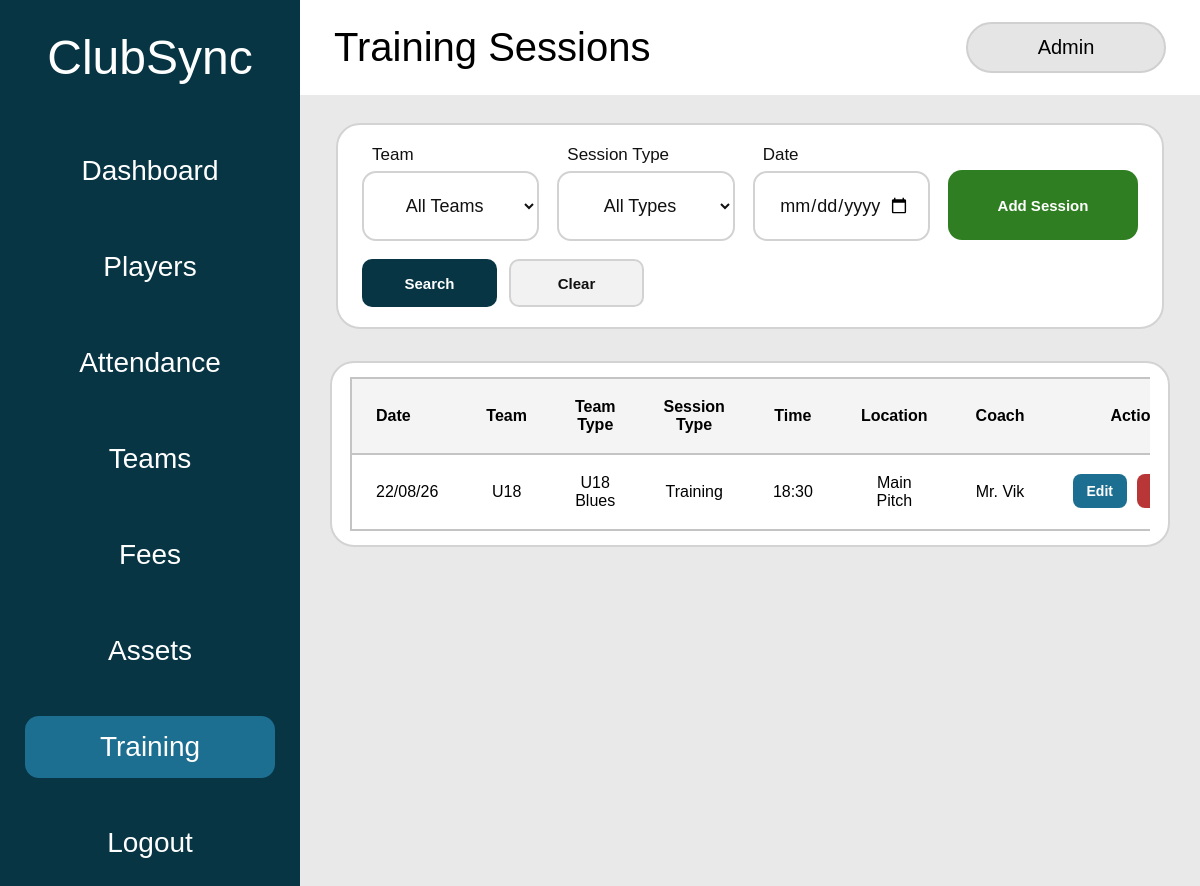
Page /training (signed in) on the committed database.
### tables this page shows
CREATE TABLE training_sessions (
        session_id INTEGER PRIMARY KEY AUTOINCREMENT,

        session_date TEXT NOT NULL,

        team TEXT NOT NULL,

        session_type TEXT NOT NULL
            CHECK (
                session_type IN (
                    'Training',
                    'Skills Session',
                    'Fitness',
                    'Tactical'
                )
            ),

        session_time TEXT NOT NULL,

        location TEXT NOT NULL,

        coach_name TEXT NOT NULL,

        created_by_user_id INTEGER,

        created_at TEXT NOT NULL
            DEFAULT CURRENT_TIMESTAMP,

        updated_at TEXT NOT NULL
            DEFAULT CURRENT_TIMESTAMP, team_type TEXT NOT NULL DEFAULT '',

        FOREIGN KEY (created_by_user_id)
            REFERENCES users(user_id)
            ON DELETE SET NULL
    );

### app.py (the view)
@app.route("/training")
def training():
    if "role" not in session:
        return redirect(url_for("login"))
    if session["role"] == "Viewer":
        return redirect(url_for("viewer"))
    selected_team = request.args.get(
        "team",
        ""
    ).strip()
    allowed_teams = {
        "",
        "U10",
        "U12",
        "U14",
        "U16",
        "U18",
        "Senior"
    }
    if selected_team not in allowed_teams:
        selected_team = ""
    selected_session_type = request.args.get(
        "session_type",
        ""
    ).strip()
    selected_date = request.args.get(
        "training_date",
        ""
    ).strip()
    allowed_session_types = {
        "",
        "Training",
        "Skills Session",
        "Fitness",
        "Tactical"
    }
    if selected_session_type not in allowed_session_types:
        selected_session_type = ""
    if selected_date:
        try:
            date.fromisoformat(selected_date)
        except ValueError:
            selected_date = ""
    connection = get_database_connection()
    ensure_training_table(connection)
    query = """
        SELECT *
        FROM training_sessions
        WHERE 1 = 1
    """
    parameters = []
    if selected_team:
        query += """
            AND team = ?
        """
        parameters.append(selected_team)
    if selected_session_type:
        query += """
            AND session_type = ?
        """
        parameters.append(selected_session_type)
    if selected_date:
        query += """
            AND session_date = ?
        """
        parameters.append(selected_date)
    query += """
        ORDER BY
            session_date ASC,
            session_time ASC,
            team ASC
    """
    training_records = connection.execute(
        query,
        parameters
    ).fetchall()
    team_records = connection.execute("""
        SELECT DISTINCT team
        FROM players
        WHERE team IS NOT NULL
          AND TRIM(team) != ''
          AND registration_status = 'Active'
        ORDER BY team
    """).fetchall()
    connection.close()
    return render_template(
        "training.html",
        training_sessions=training_records,
        teams=team_records,
        selected_team=selected_team,
        selected_session_type=selected_session_type,
        selected_date=selected_date,
        saved=request.args.get("saved") == "1"
    )

### app.py (called while the page is built)
def get_database_connection():
    connection = sqlite3.connect("clubsync.db")
    connection.row_factory = sqlite3.Row
    connection.execute("PRAGMA foreign_keys = ON")
    return connection

### templates/training.html (shortened to what this page needs)
<!DOCTYPE html>
<html lang="en">
<head>
    <link
        rel="stylesheet"
        href="{{ url_for('static', filename='css/style.css') }}"
    >
</head>
<body>
<div class="app-layout">
    <aside class="sidebar">
        <h1>ClubSync</h1>
        <nav>
            <a href="{{ url_for('dashboard') }}">
                Dashboard
            </a>
            <a href="{{ url_for('players') }}">
                Players
            </a>
            <a href="{{ url_for('attendance') }}">
                Attendance
            </a>
            <a href="{{ url_for('teams') }}">
                Teams
            </a>
            <a href="{{ url_for('fees') }}">
                Fees
            </a>
            <a href="{{ url_for('assets') }}">
                Assets
            </a>
            <a
                class="active"
                href="{{ url_for('training') }}"
            >
                Training
            </a>
            <a href="{{ url_for('logout') }}">
                Logout
            </a>
        </nav>
    </aside>
    <main class="main-content training-page">
        <div class="top-bar">
            <div>
                <h2>Training Sessions</h2>
            </div>
            <div class="user-box">
                {{ session["role"] }}
            </div>
        </div>
        <section class="training-toolbar">
            <form
                method="GET"
                action="{{ url_for('training') }}"
                class="training-filter-form"
            >
                <div class="training-filter-field">
                    <label for="team">
                        Team
                    </label>
                    <select
                        id="team"
                        name="team"
                    >
                        <option value="">
                            All Teams
                        </option>
                    </select>
                </div>
                <div class="training-filter-field">
                    <label for="session_type">
                        Session Type
                    </label>
                    <select
                        id="session_type"
                        name="session_type"
                    >
                        <option value="">
                            All Types
                        </option>
                    </select>
                </div>
                <div class="training-filter-field">
                    <label for="training_date">
                        Date
                    </label>
                    <input
                        id="training_date"
                        type="date"
                        name="training_date"
                        value="{{ selected_date }}"
                    >
                </div>
                <div class="training-filter-actions">
                    <button
                        type="submit"
                        class="training-search-button"
                    >
                        Search
                    </button>
                    <a
                        href="{{ url_for('training') }}"
                        class="training-clear-button"
                    >
                        Clear
                    </a>
                </div>
            </form>
            {% if session["role"] in ["Admin", "Coach"] %}
                <button
                    type="button"
                    class="add-training-button"
                    onclick="openTrainingModal()"
                >
                    Add Session
                </button>
            {% endif %}
        </section>
        <section class="training-table-card">
            <div class="training-table-wrapper">
                <table class="training-table">
                    <thead>
                        <tr>
                            <th>Date</th>
                            <th>Team</th>
                            <th>Team Type</th>
                            <th>Session Type</th>
                            <th>Time</th>
                            <th>Location</th>
                            <th>Coach</th>
                            <th>Actions</th>
                        </tr>
                    </thead>
                    <tbody>
                        {% for training_session in training_sessions %}
                            <tr>
                                <td>
                                    {{ training_session["session_date"][8:10] }}/{{ training_session["session_date"][5:7] }}/{{ training_session["session_date"][2:4] }}
                                </td>
                                <td>
                                    {{ training_session["team"] }}
                                </td>
                                <td>
                                    {{ training_session["team_type"] }}
                                </td>
                                <td>
                                    {{ training_session["session_type"] }}
                                </td>
                                <td>
                                    {{ training_session["session_time"] }}
                                </td>
                                <td>
                                    {{ training_session["location"] }}
                                </td>
                                <td>
                                    {{ training_session["coach_name"] }}
                                </td>
                                <td class="training-actions">
                                    <button
                                        type="button"
                                        class="training-edit-button"
                                        onclick="openEditTrainingModal(
                                            '{{ training_session['session_id'] }}',
                                            '{{ training_session['session_date'] }}',
                                            '{{ training_session['team']|e }}',
                                            '{{ training_session['team_type']|e }}',
                                            '{{ training_session['session_type']|e }}',
                                            '{{ training_session['session_time'] }}',
                                            '{{ training_session['location']|e }}',
                                            '{{ training_session['coach_name']|e }}'
                                        )"
                                    >
                                        Edit
                                    </button>
                                    <form
                                        method="POST"
                                        action="{{ url_for(
                                            'delete_training',
                                            session_id=training_session['session_id']
                                        ) }}"
                                        class="training-delete-form"
                                        onsubmit="return confirm(
                                            'Are you sure you want to delete this training session?'
                                        );"
                                    >
                                        <button
                                            type="submit"
                                            class="training-delete-button"
                                        >
                                        </button>
                                    </form>
                                </td>
                            </tr>
                        {% endfor %}
                    </tbody>
                </table>
            </div>
        </section>
    </main>
</div>
</body>
</html>

### rows in the picture
training_sessions: session_date "22", session_date "08", session_date "26", team "U18", team_type "U18 Blues", session_type "Training", session_time "18:30", location "Main Pitch", coach_name "Mr. Vik"

### other values in the picture
{{ session["role"] }} "Admin"
